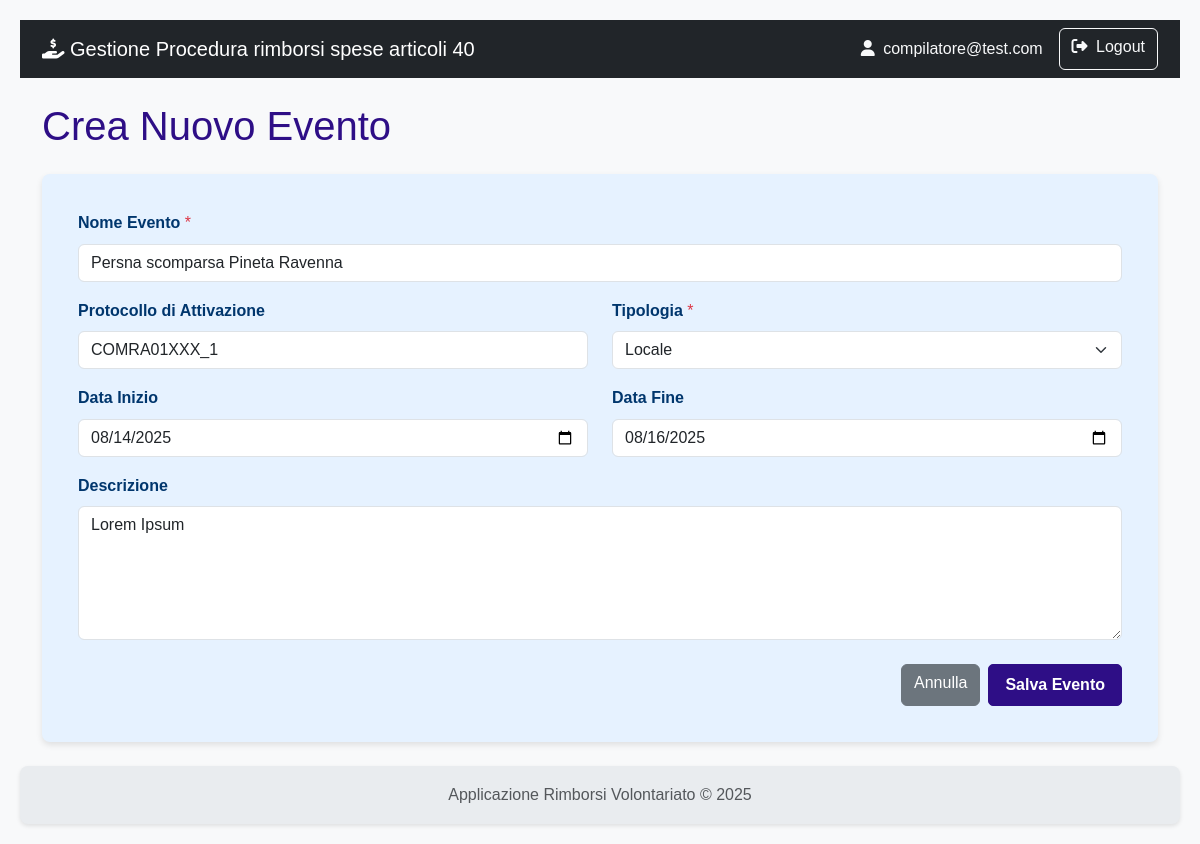
/modifica_evento/3 (signed in), run on the app's committed database.
### rimborsi/models.py (models this page shows)
class User(db.Model, UserMixin):
    id = db.Column(db.Integer, primary_key=True)
    username = db.Column(db.String(80), unique=True, nullable=False)
    email = db.Column(db.String(120), unique=True, nullable=False)
    password_hash = db.Column(db.String(120), nullable=False)
    role = db.Column(db.String(20), nullable=False)
    organizzazioni = db.relationship('Organizzazione', secondary=associazione_utente_organizzazione, back_populates='utenti_compilatori')

class Evento(db.Model):
    id = db.Column(db.Integer, primary_key=True)
    protocollo_attivazione = db.Column(db.String(50), unique=True)
    nome = db.Column(db.String(150), nullable=False)
    tipologia = db.Column(db.String(1), nullable=False)
    data_inizio = db.Column(db.Date)
    data_fine = db.Column(db.Date)
    descrizione = db.Column(db.Text)
    richieste = db.relationship('Richiesta', backref='evento', lazy=True)

### rimborsi/routes.py (the view)
@main.route('/modifica_evento/<int:evento_id>', methods=['GET', 'POST'])
@login_required
def modifica_evento(evento_id):
    evento = Evento.query.get_or_404(evento_id)
    form = EventoForm(obj=evento)
    if form.validate_on_submit():
        form.populate_obj(evento)
        db.session.commit()
        flash('Evento modificato con successo!', 'success')
        return redirect(url_for('main.gestione_eventi'))
    return render_template('crea_modifica_evento.html', form=form, evento=evento)

### rimborsi/forms.py
class EventoForm(FlaskForm):
    protocollo_attivazione = StringField('Protocollo di Attivazione', validators=[Optional(), Length(max=50)])
    nome = StringField('Nome Evento', validators=[DataRequired(message="Il nome dell'evento è obbligatorio."), Length(max=100)])
    descrizione = TextAreaField('Descrizione', validators=[Optional()])
    tipologia = SelectField('Tipologia',
                            choices=[
                                ('N', 'Nazionale'),
                                ('R', 'Regionale'),
                                ('P', 'Provinciale'),
                                ('L', 'Locale')
                            ],
                            validators=[DataRequired(message="Seleziona una tipologia.")])
    data_inizio = DateField('Data Inizio', format='%Y-%m-%d', validators=[Optional()])
    data_fine = DateField('Data Fine', format='%Y-%m-%d', validators=[Optional()])
    submit = SubmitField('Salva Evento')

### rimborsi/templates/crea_modifica_evento.html (shortened to what this page needs)
{% extends 'base.html' %}
{% block content %}
    <h1 class="mb-4">{{ titolo | default('Crea Nuovo Evento') }}</h1>
    <div class="card shadow-sm">
        <div class="card-body">
            <form method="POST" action="" novalidate>
                <div class="mb-3">
                    {{ form.nome.label(class="form-label fw-bold") }}
                    {% if form.nome.flags.required %}<span class="text-danger">*</span>{% endif %}
                    {{ form.nome(class="form-control" + (" is-invalid" if form.nome.errors else "")) }}
                </div>
                <div class="row mb-3">
                    <div class="col-md-6">
                        {{ form.protocollo_attivazione.label(class="form-label fw-bold") }}
                        {{ form.protocollo_attivazione(class="form-control" + (" is-invalid" if form.protocollo_attivazione.errors else "")) }}
                    </div>
                    <div class="col-md-6">
                        {{ form.tipologia.label(class="form-label fw-bold") }}
                        {% if form.tipologia.flags.required %}<span class="text-danger">*</span>{% endif %}
                        {{ form.tipologia(class="form-select" + (" is-invalid" if form.tipologia.errors else "")) }}
                    </div>
                </div>
                <div class="row mb-3">
                    <div class="col-md-6">
                        {{ form.data_inizio.label(class="form-label fw-bold") }}
                        {{ form.data_inizio(class="form-control" + (" is-invalid" if form.data_inizio.errors else "")) }}
                    </div>
                    <div class="col-md-6">
                        {{ form.data_fine.label(class="form-label fw-bold") }}
                        {{ form.data_fine(class="form-control" + (" is-invalid" if form.data_fine.errors else "")) }}
                    </div>
                </div>
                <div class="mb-4">
                    {{ form.descrizione.label(class="form-label fw-bold") }}
                    {{ form.descrizione(class="form-control" + (" is-invalid" if form.descrizione.errors else ""), rows=5) }}
                </div>
                <div class="d-flex justify-content-end">
                    <a href="{{ url_for('main.gestione_eventi') }}" class="btn btn-secondary me-2">Annulla</a>
                    {{ form.submit(class="btn btn-primary") }}
                </div>
            </form>
        </div>
    </div>
{% endblock %}

### rimborsi/templates/base.html (shortened to what this page needs)
<!doctype html>
<html lang="it" class="h-100">
<head>
    <link href="https://cdn.jsdelivr.net/npm/bootstrap@5.3.3/dist/css/bootstrap.min.css" rel="stylesheet" xintegrity="sha384-QWTKZyjpPEjISv5WaRU9OFeRpok6YctnYmDr5pNlyT2bRjXh0JMhjY6hW+ALEwIH">
    <link rel="stylesheet" href="https://cdnjs.cloudflare.com/ajax/libs/font-awesome/6.5.2/css/all.min.css" xintegrity="sha512-SnH5WK+bZxgPHs44uWIX+LLJAJ9/2PkPKZ5QiAj6Ta86w+fsb2TkcmfRyVX3pBnMFcV7oQPJkl9QevSCWr3W6A==" />
    <link rel="stylesheet" href="{{ url_for('static', filename='css/styles.css') }}">
</head>
<body>
    <nav class="navbar navbar-expand-lg navbar-dark bg-dark">
        <div class="container">
            <a class="navbar-brand" href="{{ url_for('main.index') }}">
                <i class="fas fa-hand-holding-dollar"></i>
                Gestione Procedura rimborsi spese articoli 40
            </a>
            <div class="collapse navbar-collapse" id="navbarNav">
                <div class="d-flex ms-auto">
                    {% if current_user.is_authenticated %}
                        <span class="navbar-text me-3 text-light">
                            <i class="fas fa-user me-1"></i> {{ current_user.email }}
                        </span>
                        <a href="{{ url_for('main.logout') }}" class="btn btn-outline-light">
                            <i class="fas fa-sign-out-alt me-1"></i> Logout
                        </a>
                    {% else %}
                        <a href="{{ url_for('main.registrati') }}" class="btn btn-outline-light me-2">Registrati</a>
                        <a href="{{ url_for('main.login') }}" class="btn btn-outline-light">Login</a>
                    {% endif %}
                </div>
            </div>
        </div>
    </nav>
    <main class="container my-4">
        {% block content %}{% endblock %}
    </main>
    <footer class="footer mt-auto py-3">
        <div class="container text-center">
            <span class="text-muted">Applicazione Rimborsi Volontariato &copy; 2025</span>
        </div>
    </footer>
</body>
</html>

### rimborsi/static/css/styles.css (style rules this page uses)
:root { --color-primary: #2e0e86; --color-primary-hover: #142fca; --color-text-light: #ffffff; --color-card-bg: #e6f2ff; --color-card-text: #00366d; --color-bg: #f4f4f4; --color-text-dark: #333; --color-link: #0055a4; --border-radius: 8px; --box-shadow: 0 2px 4px rgba(0, 0, 0, 0.1); --box-shadow-card: 0 3px 6px rgba(0, 0, 0, 0.1); --transition-standard: all 0.3s ease; }
body { font-family: Arial, sans-serif; background-color: var(--color-bg); color: var(--color-text-dark); margin: 0; padding: 20px; line-height: 1.6; }
h1, h2, h3, h4, h5, h6 { color: var(--color-primary); margin-top: 0; }
a { color: var(--color-link); text-decoration: none; }
.btn-primary { background-color: var(--color-primary) !important; border-color: var(--color-primary) !important; color: var(--color-text-light) !important; font-weight: bold !important; text-decoration: none !important; display: inline-flex !important; align-items: center !important; justify-content: center !important; padding: 0.5rem 1rem !important; border-radius: 5px !important; transition: var(--transition-standard) !important; cursor: pointer; }
.card { flex: 1; background-color: var(--color-card-bg); color: var(--color-card-text); border-radius: var(--border-radius); padding: 20px; box-shadow: var(--box-shadow-card); transition: transform 0.2s ease-in-out; border: none; }
.shadow-sm { box-shadow: var(--box-shadow-card) !important; }
.text-center { text-align: center; }
.footer { display: flex; justify-content: left; gap: 20px; background-color: var(--color-primary); padding: 15px 20px; border-radius: var(--border-radius); margin-top: 20px; box-shadow: var(--box-shadow); }

### rimborsi/templates/base.html (style rules this page uses)
body { display: flex; flex-direction: column; min-height: 100vh; background-color: #f8f9fa; }
main { flex: 1; }
.footer { background-color: #e9ecef; }

### data on the page
User: email "compilatore@test.com"
Evento: nome "Persna scomparsa Pineta Ravenna", protocollo_attivazione "COMRA01XXX_1", tipologia "Locale", data_inizio "08/14/2025", data_fine "08/16/2025", descrizione "Lorem Ipsum"

### other printed values
{{ titolo | default('Crea Nuovo Evento') }} "Crea Nuovo Evento"
